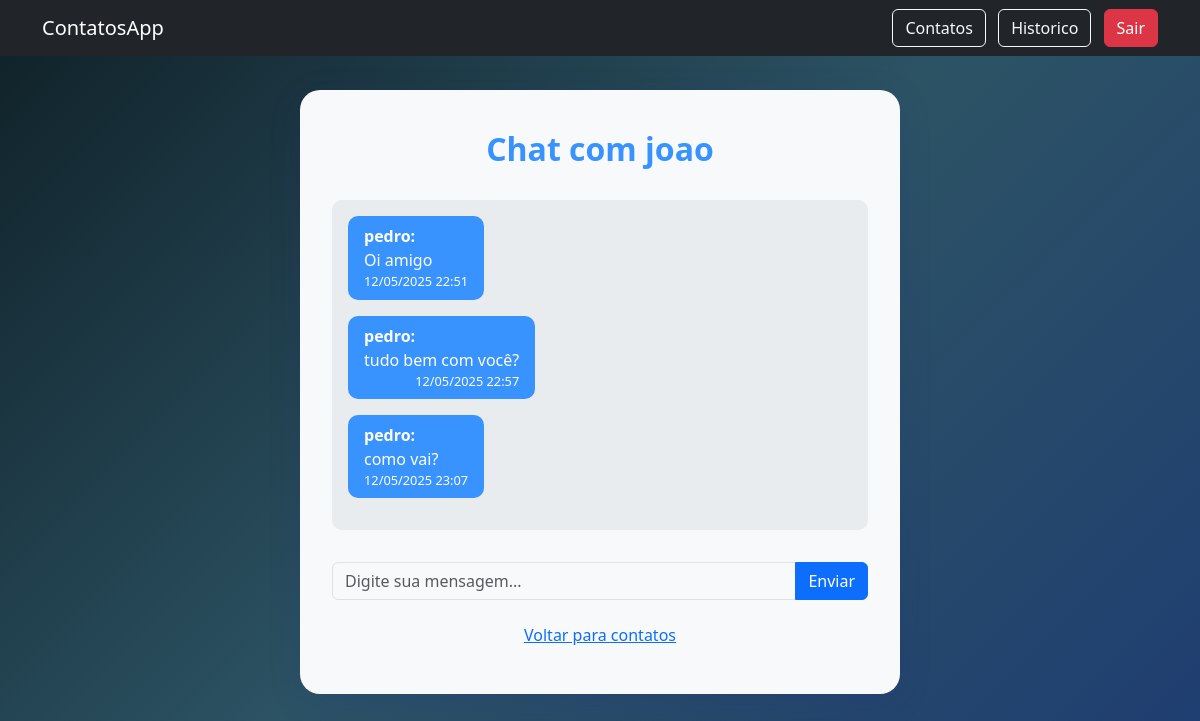
/chat/1 (signed in), run on the app's committed database.
### app.py (models this page shows)
class Contact(db.Model):
   id = db.Column(db.Integer, primary_key=True)
   name = db.Column(db.String(100), nullable=False)
   email = db.Column(db.String(150), nullable=False)
   phone = db.Column(db.String(20), nullable=False)
   user_id = db.Column(db.Integer, db.ForeignKey('user.id'), nullable=False)
   messages = db.relationship('Message', backref='contact', lazy=True)

class User(db.Model, UserMixin):
   id = db.Column(db.Integer, primary_key=True)
   username = db.Column(db.String(150), unique=True, nullable=False)
   email = db.Column(db.String(150), unique=True, nullable=False)
   password = db.Column(db.String(150), nullable=False)
   contacts = db.relationship('Contact', backref='owner', lazy=True)
   messages = db.relationship('Message', backref='sender', lazy=True)

class Message(db.Model):
    id = db.Column(db.Integer, primary_key=True)
    title = db.Column(db.String(100), nullable=False)
    text = db.Column(db.Text, nullable=False)
    sent_date = db.Column(db.DateTime, default=datetime.utcnow)
    user_id = db.Column(db.Integer, db.ForeignKey('user.id'), nullable=False)
    contact_id = db.Column(db.Integer, db.ForeignKey('contact.id'), nullable=False)

### app.py (the view)
@app.route('/chat/<int:contact_id>')
@login_required
def chat(contact_id):
    contact = Contact.query.filter_by(id=contact_id, user_id=current_user.id).first()
    if not contact:
        flash('Contato não encontrado.', 'danger')
        return redirect(url_for('contacts'))
    messages = Message.query.filter_by(user_id=current_user.id, contact_id=contact_id).order_by(Message.sent_date).all()
    return render_template('chat.html', contact=contact, messages=messages)

### app.py (called while the page is built)
@login_manager.user_loader
def load_user(user_id):
    return User.query.get(int(user_id))

### templates/chat.html (shortened to what this page needs)
{% extends "base.html" %}
{% block content %}
<div class="d-flex align-items-center justify-content-center" style="min-height: 80vh;">
  <div class="chat-card w-100">
    <h2 class="chat-title">Chat com {{ contact.name }}</h2>
    <div class="chat-messages">
      {% for msg in messages %}
        <div class="chat-message {% if msg.sender_id == current_user.id %}user{% endif %}">
          <div><strong>{% if msg.sender_id == current_user.id %}Você{% else %}{{ current_user.username }}{% endif %}:</strong></div>
          <div>{{ msg.text }}</div>
          <div class="text-end" style="font-size:0.8em;">{{ msg.sent_date.strftime('%d/%m/%Y %H:%M') }}</div>
        </div>
      {% endfor %}
    </div>
    <form method="POST" action="{{ url_for('send_message', contact_id=contact.id) }}">
      <div class="input-group">
        <input type="text" name="text" class="form-control bg-light text-dark" placeholder="Digite sua mensagem..." required>
        <button class="btn btn-primary" type="submit">Enviar</button>
      </div>
    </form>
    <div class="mt-3 text-center">
      <a href="{{ url_for('contacts') }}" class="btn btn-link">Voltar para contatos</a>
    </div>
  </div>
</div>
{% endblock %}

### templates/chat.html (style rules this page uses)
body { min-height: 100vh; background: linear-gradient(135deg, #0f2027 0%, #2c5364 50%, #1e3c72 100%); }
.chat-card { background: #f8f9fa; border-radius: 20px; box-shadow: 0 8px 32px 0 rgba(31, 38, 135, 0.15); padding: 2.5rem 2rem; max-width: 600px; margin: 0 auto; color: #181a20; }
.chat-title { color: #3993ff; font-weight: 700; text-align: center; margin-bottom: 2rem; }
.chat-messages { max-height: 350px; overflow-y: auto; margin-bottom: 2rem; background: #e9ecef; border-radius: 10px; padding: 1rem; }
.chat-message { margin-bottom: 1rem; padding: 0.5rem 1rem; border-radius: 10px; background: #3993ff; color: #fff; width: fit-content; max-width: 80%; }

### data on the page
Contact: name "joao"
Message: text "Oi amigo", sent_date "12/05/2025 22:51"
User: username "pedro"
Message: text "tudo bem com você?", sent_date "12/05/2025 22:57"
Message: text "como vai?", sent_date "12/05/2025 23:07"
